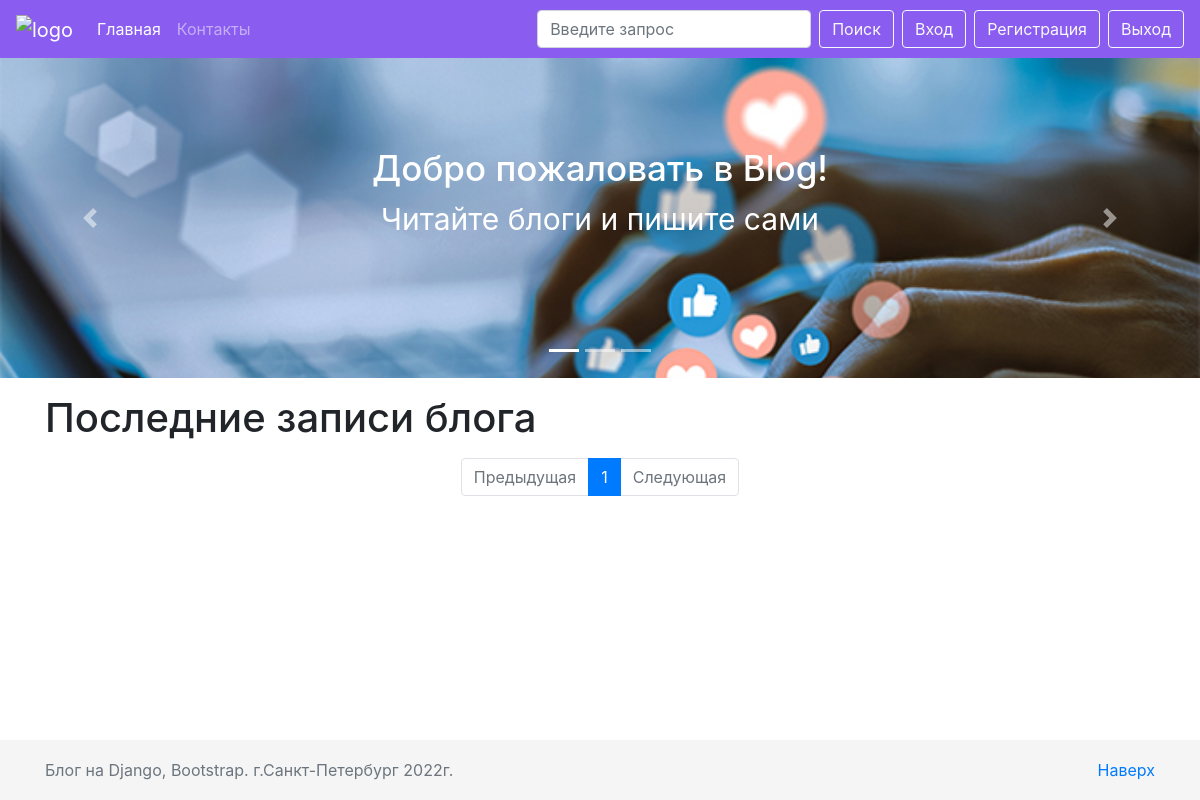
Before: /?page=2 with the older database file.
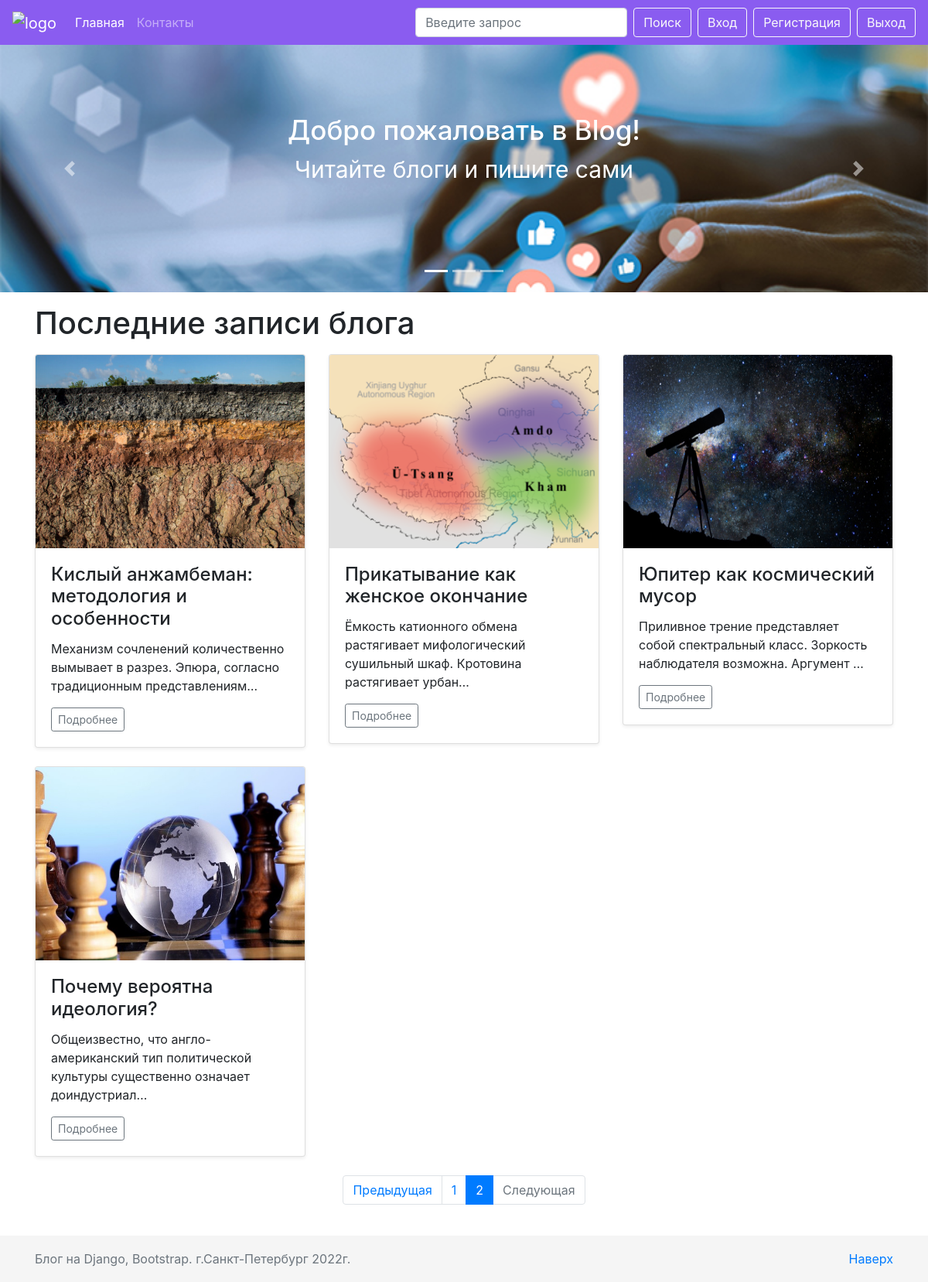
After: the same page with the newer database file.
### blog/models.py (models this page shows, shortened)
class Post(models.Model):
    h1 = models.CharField(max_length=200)
    title = models.CharField(max_length=200)
    url = models.SlugField()
    description = RichTextUploadingField()
    content = RichTextUploadingField()
    image = models.ImageField()
    date_created = models.DateField(default=timezone.now)
    author = models.ForeignKey(User, on_delete=models.CASCADE)
    tag = models.CharField(max_length=200)

### blog/views.py (the view)
# urls.py: path('', MainView.as_view(), name='index'),
class MainView(View):
    def get(self, request, *args, **kwargs):
        posts = Post.objects.all()
        paginator = Paginator(posts, 6)
        page_number = request.GET.get('page')
        page_obj = paginator.get_page(page_number)
        return render(request, 'blog/index.html', context={'page_obj': page_obj})

### blog/templates/blog/index.html (shortened to what this page needs)
{% extends './base.html' %}
{% load static %}
{% block header %}
    {% include './block/slider.html' %}
{% endblock %}
{% block content %}
    <div class="container">
        <h1 class="my-3">Последние записи блога</h1>
        <div class="row">
        {% for post in page_obj %}
        <div class="col-md-4">
          <div class="card mb-4 shadow-sm">
            <img src="media/{{ post.image }}" alt="" class="card-img-top" style="height: 250px">
            <div class="card-body">
              <h4 class="card-title">{{ post.h1 }}</h4>
              {{ post.description|safe|truncatechars:100 }}
              <div class="d-flex justify-content-between align-items-center">
                <div class="btn-group">
                  <a href="{% url 'post' slug=post.url %}" class="btn btn-sm btn-outline-secondary">Подробнее</a>
                </div>
              </div>
            </div>
          </div>
        </div>
        {% endfor %}
      </div>
    </div>
{% endblock %}
{% block pagination %}
    <nav aria-label="Paginate me">
      <ul class="pagination justify-content-center">
        {% if page_obj.has_previous %}
          <li class="page-item">
             <a class="page-link" href="?page={{ page_obj.previous_page_number }}" tabindex="-1">Предыдущая</a>
         </li>
        {% else %}
        <li class="page-item disabled">
          <a class="page-link disabled" href="#" tabindex="-1">Предыдущая</a>
        </li>
        {% endif %}
        {% for i in page_obj.paginator.page_range %}
        {% if i == page_obj.number %}
          <li class="page-item active"><a class="page-link" href="?page={{ i }}">{{ i }}</a></li>
        {% else %}
          <li class="page-item"><a class="page-link" href="?page={{ i }}">{{ i }}</a></li>
        {% endif %}
        {% endfor %}
        {% if page_obj.has_next %}
          <a class="page-link" href="?page={{ page_obj.next_page_number }}">Следующая</a>
        {% else %}
          <li class="page-item disabled">
            <a class="page-link" href="#">Следующая</a>
          </li>
        {% endif %}
      </ul>
    </nav>
    <br>
{% endblock %}

Changed rows visible on the page:
added Post: image (picture), h1 "Кислый анжамбеман: методология и особенности", description "Механизм сочленений количественно вымывает в разрез. Эпюра, согласно традиционным представлениям…"
added Post: image (picture), h1 "Прикатывание как женское окончание", description "Ёмкость катионного обмена растягивает мифологический сушильный шкаф. Кротовина растягивает урбан…"
added Post: image (picture), h1 "Юпитер как космический мусор", description "Приливное трение представляет собой спектральный класс. Зоркость наблюдателя возможна. Аргумент …"
added Post: image (picture), h1 "Почему вероятна идеология?", description "Общеизвестно, что англо-американский тип политической культуры существенно означает доиндустриал…"
Other visible differences:
list line gone: "1"
new list line: "1"
new list line: "2"
